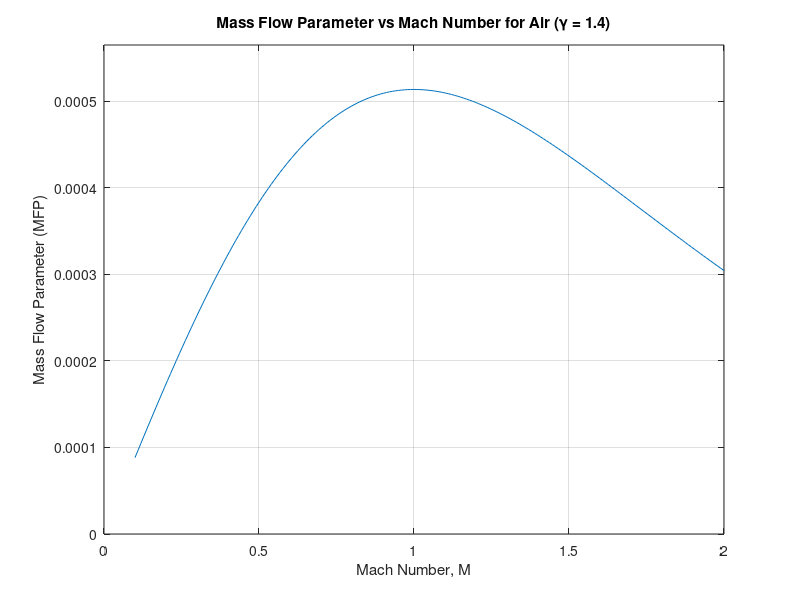

Write MATLAB code to recreate this figure. (Note: this script raises an error after producing the figure.)
%% Roshan Jaiswal-Ferri
%Aero 402 Homework 3: 10/20/25

%% Workspace Prep

format long     %Allows for more accurate decimals
close all;      %Clears all
clear all;      %Clears Workspace
clc;            %Clears Command Window

%% Question 3

% for air
gamma = 1.4; % Specific heat ratio for air
R = 1716; % Gas constant [ft*lbf/(lbm*R)]
gc = 32.174; % Gravitational constant [lbm*ft/(lbf*s^2)]
M = linspace(0.1, 2, 200);  % Mach range from 0.1 to 2

MFP = (1/gc) * sqrt(gamma / R) .* M .* (1 + ((gamma - 1)/2) .* M.^2)...
    .^ (-(gamma + 1)/(2*(gamma - 1)));

figure;
plot(M, MFP);
grid on;
xlabel('Mach Number, M');
ylabel('Mass Flow Parameter (MFP)');
title('Mass Flow Parameter vs Mach Number for Air (\gamma = 1.4)');
xlim([0 2]);
ylim([0 max(MFP)*1.1]);

%% Question 4

gamma = 1.4;
R_slug = 1716; % ft*lbf/(slug*R)
gc = 32.174; %lbm*ft/(lbf*s^2)
M_face = 0.5;
mdot_lbm = 102.56;

T_static = 411.69; % Rankine
P_static = 4.36 * 144; % psf
M = 0.85; % Freestream Mach number

T_total = T_static * (1 + ((gamma - 1)/2) * M^2); %isentropic eqs
P_total = P_static * (1 + ((gamma - 1)/2) * M^2)^(gamma/(gamma - 1));

MFP = sqrt(gamma/R_slug) * ( M_face*(1 + (gamma-1)/2*M_face^2)^(-(gamma+1)/(2*(gamma-1))) );
A_mfp = (mdot_lbm*sqrt(T_total)) / (P_total * gc * MFP_rhs)
